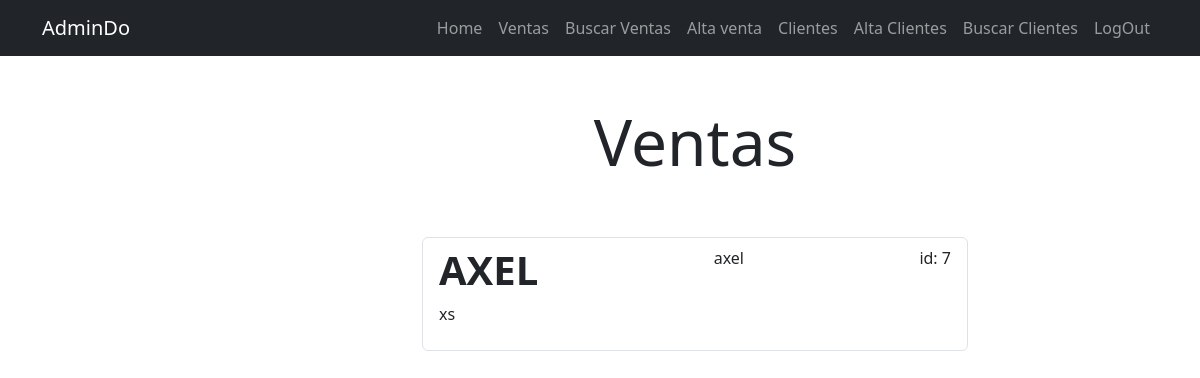
/ventas/ (signed in), run on an earlier commit of the app's database.
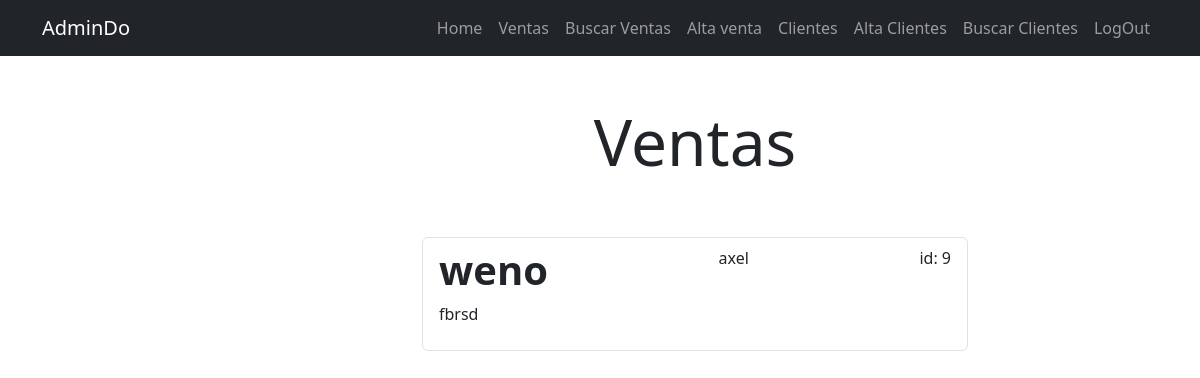
And on a later commit of the database.
### tasks/models.py (models this page shows, shortened)
class Venta(models.Model):
    nombre = models.CharField(max_length=100)
    descripcion = models.TextField(blank=True)
    total = models.DecimalField(max_digits=10, decimal_places=2)
    created = models.DateTimeField(auto_now_add=True)
    datecompleted = models.DateTimeField(null=True, blank=True)
    importante = models.BooleanField(default=False)
    user = models.ForeignKey(User, on_delete=models.CASCADE)

### tasks/views.py (the view)
# urls.py: path("ventas/", views.ventas, name="ventas"),
@login_required
def ventas(request):
    ventas = Venta.objects.filter(user=request.user, datecompleted__isnull=True)
    return render(request, "ventas.html", {"ventas": ventas})

### tasks/templates/ventas.html (shortened to what this page needs)
{% extends 'base.html' %}
{% block content %}
<main class="container">
    <div class="row">
        <div class="col-md-6 offset-md-4">
            <h1 class="text-center display-3 py-5">Ventas</h1>
                <ul class="list-group">
                    {% for venta in ventas %}
                    <a class="list-group-item" href="{% url 'editar_venta' venta.id %}">
                        <header class="d-flex justify-content-between">
                            {% if venta.important %}
                            <h1 class="fw-bold text-success">{{ venta.nombre }}</h1>
                            {% else %}
                            <h1 class="fw-bold">{{ venta.nombre }}</h1>
                            {% endif %}
                            <p>{{ venta.user.username }}</p>
                            <p>id: {{ venta.id }}</p>
                        </header>
                            <p>{{ venta.descripcion }}</p>
                        </a>
                    {% endfor %}
                </ul>
        </div>
    </div>
</main>
{% endblock %}

What changed in the data, as far as the page shows it:
removed Venta: nombre "AXEL", user.username "axel", id "7", descripcion "xs"
added Venta: nombre "weno", user.username "axel", id "9", descripcion "fbrsd"
